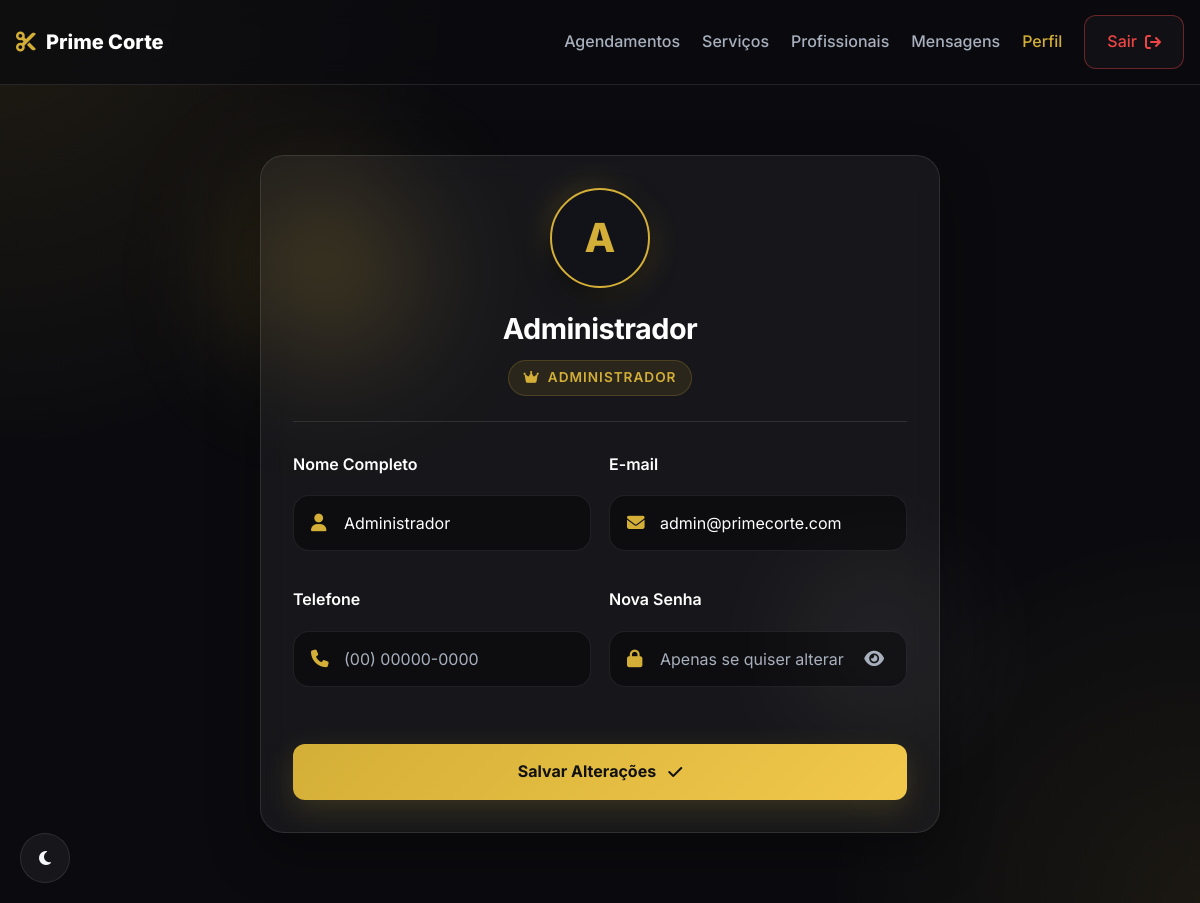
Screenshot of /perfil (signed in) with the database file from the repository.
### tables this page shows
CREATE TABLE users (
            id INTEGER PRIMARY KEY AUTOINCREMENT,
            nome TEXT NOT NULL,
            email TEXT NOT NULL UNIQUE,
            telefone TEXT,
            senha TEXT NOT NULL,
            tipo TEXT NOT NULL DEFAULT 'cliente',
            created_at TIMESTAMP DEFAULT CURRENT_TIMESTAMP
        );

### app.py (the view, shortened to what this page needs)
@app.route("/perfil", methods=["GET", "POST"])
def perfil():
    if not usuario_logado(): return redirect(url_for("login"))
    conn = get_connection(); cursor = conn.cursor()
    cursor.execute("SELECT nome, email, telefone FROM users WHERE id = ?", (session["user_id"],)); usuario = cursor.fetchone(); conn.close()
    return render_template("perfil.html", usuario=usuario)

### app.py (called while the page is built)
def usuario_logado(): return "user_id" in session

### database.py (called while the page is built)
def get_connection():
    DB_DIR.mkdir(exist_ok=True)
    conn = sqlite3.connect(DB_PATH)
    conn.row_factory = sqlite3.Row
    return conn

### templates/perfil.html (shortened to what this page needs)
{% extends "base.html" %}
{% block content %}
<header class="header">
    <div class="container nav">
        <div class="logo">
            <i class="fa-solid fa-scissors"></i>
            <span>Prime Corte</span>
        </div>
        <nav class="nav-menu" id="nav-menu">
            {% if session.user_tipo == 'admin' %}
                <a href="/admin/agendamentos">Agendamentos</a>
                <a href="/admin/servicos">Serviços</a>
                <a href="/admin/profissionais">Profissionais</a>
            {% else %}
                <a href="/">Início</a>
                <a href="/agendar">Agendar</a>
                <a href="/cliente/agendamentos">Meus Agendamentos</a>
            {% endif %}
            <a href="/mensagens">Mensagens</a>
            <a href="/perfil" style="color: var(--gold);">Perfil</a>
            <a href="/logout" class="btn-nav-outline exit-btn">Sair <i class="fa-solid fa-arrow-right-from-bracket"></i></a>
        </nav>
    </div>
</header>
<main class="auth-page">
    <div class="glow glow-1" style="top: 20%; left: 20%;"></div>
    <div class="glow glow-2" style="bottom: 20%; right: 20%;"></div>
    <section class="auth-section">
        <div class="container auth-container">
            <div class="auth-card auth-card-wide" style="max-width: 680px; position: relative; z-index: 10;">
                <div class="profile-showcase">
                    <div class="profile-avatar-glow">
                        <div class="profile-avatar">
                            {{ usuario.nome[0] }}
                        </div>
                    </div>
                    <div class="profile-info">
                        <h1>{{ usuario.nome }}</h1>
                        <span class="user-badge">
                            {% if session.user_tipo == 'admin' %}
                                <i class="fa-solid fa-crown"></i> Administrador
                            {% else %}
                                <i class="fa-solid fa-star"></i> Cliente Premium
                            {% endif %}
                        </span>
                    </div>
                </div>
                <form method="POST" class="auth-form">
                    <div class="profile-form-grid">
                        <div class="input-group premium-input">
                            <label for="nome">Nome Completo</label>
                            <div class="input-wrapper">
                                <i class="fa-solid fa-user left-icon"></i>
                                <input type="text" id="nome" name="nome" value="{{ usuario.nome }}" required>
                            </div>
                        </div>
                        <div class="input-group premium-input">
                            <label for="email">E-mail</label>
                            <div class="input-wrapper">
                                <i class="fa-solid fa-envelope left-icon"></i>
                                <input type="email" id="email" name="email" value="{{ usuario.email }}" required>
                            </div>
                        </div>
                    </div>
                    <div class="profile-form-grid">
                        <div class="input-group premium-input">
                            <label for="telefone">Telefone</label>
                            <div class="input-wrapper">
                                <i class="fa-solid fa-phone left-icon"></i>
                                <input type="text" id="telefone" name="telefone" value="{{ usuario.telefone or '' }}" placeholder="(00) 00000-0000">
                            </div>
                        </div>
                        <div class="input-group premium-input">
                            <label for="nova_senha">Nova Senha</label>
                            <div class="input-wrapper">
                                <i class="fa-solid fa-lock left-icon"></i>
                                <input type="password" id="nova_senha" name="nova_senha" placeholder="Apenas se quiser alterar">
                                <button type="button" class="toggle-password" aria-label="Mostrar senha">
                                    <i class="fa-solid fa-eye"></i>
                                </button>
                            </div>
                        </div>
                    </div>
                    <div style="margin-top: 15px;">
                        <button type="submit" class="btn-primary auth-submit premium-btn" style="width: 100%; height: 56px;">
                            Salvar Alterações <i class="fa-solid fa-check"></i>
                        </button>
                    </div>
                </form>
            </div>
        </div>
    </section>
</main>
{% endblock %}

### rows the page displays
users: nome "A", nome "Administrador", email "admin@primecorte.com"
